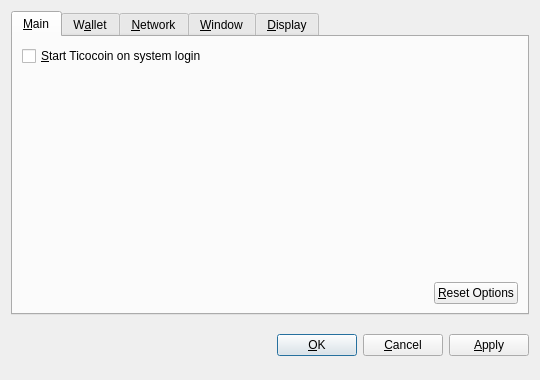
<?xml version="1.0" encoding="UTF-8"?>
<ui version="4.0">
 <class>OptionsDialog</class>
 <widget class="QDialog" name="OptionsDialog">
  <property name="geometry">
   <rect>
    <x>0</x>
    <y>0</y>
    <width>540</width>
    <height>380</height>
   </rect>
  </property>
  <property name="windowTitle">
   <string>Options</string>
  </property>
  <property name="modal">
   <bool>true</bool>
  </property>
  <layout class="QVBoxLayout" name="verticalLayout">
   <item>
    <widget class="QTabWidget" name="tabWidget">
     <property name="tabPosition">
      <enum>QTabWidget::North</enum>
     </property>
     <property name="currentIndex">
      <number>0</number>
     </property>
     <widget class="QWidget" name="tabMain">
      <attribute name="title">
       <string>&amp;Main</string>
      </attribute>
      <layout class="QVBoxLayout" name="verticalLayout_Main">
       <item>
        <widget class="QCheckBox" name="bitcoinAtStartup">
         <property name="toolTip">
          <string>Automatically start Ticocoin after logging in to the system.</string>
         </property>
         <property name="text">
          <string>&amp;Start Ticocoin on system login</string>
         </property>
        </widget>
       </item>
       <item>
        <spacer name="verticalSpacer_Main">
         <property name="orientation">
          <enum>Qt::Vertical</enum>
         </property>
         <property name="sizeHint" stdset="0">
          <size>
           <width>20</width>
           <height>40</height>
          </size>
         </property>
        </spacer>
       </item>
       <item>
        <layout class="QHBoxLayout" name="horizontalLayout_2_Main">
         <item>
          <spacer name="horizontalSpacer_2_Main">
           <property name="orientation">
            <enum>Qt::Horizontal</enum>
           </property>
           <property name="sizeHint" stdset="0">
            <size>
             <width>40</width>
             <height>20</height>
            </size>
           </property>
          </spacer>
         </item>
         <item>
          <widget class="QPushButton" name="resetButton">
           <property name="toolTip">
            <string>Reset all client options to default.</string>
           </property>
           <property name="text">
            <string>&amp;Reset Options</string>
           </property>
           <property name="autoDefault">
            <bool>false</bool>
           </property>
          </widget>
         </item>
        </layout>
       </item>
      </layout>
     </widget>
     <widget class="QWidget" name="tabWallet">
      <attribute name="title">
       <string>W&amp;allet</string>
      </attribute>
      <layout class="QVBoxLayout" name="verticalLayout_Network">
       <item>
        <widget class="QLabel" name="transactionFeeInfoLabel">
         <property name="text">
          <string>Optional transaction fee per kB that helps make sure your transactions are processed quickly. Most transactions are 1 kB.</string>
         </property>
         <property name="textFormat">
          <enum>Qt::PlainText</enum>
         </property>
         <property name="wordWrap">
          <bool>true</bool>
         </property>
        </widget>
       </item>
       <item>
        <layout class="QHBoxLayout" name="horizontalLayout_1_Main">
         <item>
          <widget class="QLabel" name="transactionFeeLabel">
           <property name="text">
            <string>Pay transaction &amp;fee</string>
           </property>
           <property name="textFormat">
            <enum>Qt::PlainText</enum>
           </property>
           <property name="buddy">
            <cstring>transactionFee</cstring>
           </property>
          </widget>
         </item>
         <item>
          <widget class="BitcoinAmountField" name="transactionFee"/>
         </item>
         <item>
          <spacer name="horizontalSpacer_1_Main">
           <property name="orientation">
            <enum>Qt::Horizontal</enum>
           </property>
           <property name="sizeHint" stdset="0">
            <size>
             <width>40</width>
             <height>20</height>
            </size>
           </property>
          </spacer>
         </item>
        </layout>
       </item>
       <item>
        <widget class="QLabel" name="label">
         <property name="text">
          <string>If you disable the spending of unconfirmed change, the change from a transaction cannot be used until that transaction has at least one confirmation. This also affects how your balance is computed.</string>
         </property>
         <property name="wordWrap">
          <bool>true</bool>
         </property>
        </widget>
       </item>
       <item>
        <widget class="QCheckBox" name="spendZeroConfChange">
         <property name="text">
          <string>Spend unconfirmed change  (experts only)</string>
         </property>
        </widget>
       </item>
       <item>
        <spacer name="verticalSpacer">
         <property name="orientation">
          <enum>Qt::Vertical</enum>
         </property>
         <property name="sizeHint" stdset="0">
          <size>
           <width>20</width>
           <height>40</height>
          </size>
         </property>
        </spacer>
       </item>
      </layout>
     </widget>
     <widget class="QWidget" name="tabNetwork">
      <attribute name="title">
       <string>&amp;Network</string>
      </attribute>
      <layout class="QVBoxLayout" name="verticalLayout_Network">
       <item>
        <widget class="QCheckBox" name="mapPortUpnp">
         <property name="toolTip">
          <string>Automatically open the Ticocoin client port on the router. This only works when your router supports UPnP and it is enabled.</string>
         </property>
         <property name="text">
          <string>Map port using &amp;UPnP</string>
         </property>
        </widget>
       </item>
       <item>
        <widget class="QCheckBox" name="connectSocks">
         <property name="toolTip">
          <string>Connect to the Ticocoin network through a SOCKS proxy (e.g. when connecting through Tor).</string>
         </property>
         <property name="text">
          <string>&amp;Connect through SOCKS proxy:</string>
         </property>
        </widget>
       </item>
       <item>
        <layout class="QHBoxLayout" name="horizontalLayout_Network">
         <item>
          <widget class="QLabel" name="proxyIpLabel">
           <property name="text">
            <string>Proxy &amp;IP:</string>
           </property>
           <property name="textFormat">
            <enum>Qt::PlainText</enum>
           </property>
           <property name="buddy">
            <cstring>proxyIp</cstring>
           </property>
          </widget>
         </item>
         <item>
          <widget class="QValidatedLineEdit" name="proxyIp">
           <property name="maximumSize">
            <size>
             <width>140</width>
             <height>16777215</height>
            </size>
           </property>
           <property name="toolTip">
            <string>IP address of the proxy (e.g. 127.0.0.1)</string>
           </property>
          </widget>
         </item>
         <item>
          <widget class="QLabel" name="proxyPortLabel">
           <property name="text">
            <string>&amp;Port:</string>
           </property>
           <property name="textFormat">
            <enum>Qt::PlainText</enum>
           </property>
           <property name="buddy">
            <cstring>proxyPort</cstring>
           </property>
          </widget>
         </item>
         <item>
          <widget class="QLineEdit" name="proxyPort">
           <property name="maximumSize">
            <size>
             <width>55</width>
             <height>16777215</height>
            </size>
           </property>
           <property name="toolTip">
            <string>Port of the proxy (e.g. 9050)</string>
           </property>
          </widget>
         </item>
         <item>
          <widget class="QLabel" name="socksVersionLabel">
           <property name="text">
            <string>SOCKS &amp;Version:</string>
           </property>
           <property name="textFormat">
            <enum>Qt::PlainText</enum>
           </property>
           <property name="buddy">
            <cstring>socksVersion</cstring>
           </property>
          </widget>
         </item>
         <item>
          <widget class="QValueComboBox" name="socksVersion">
           <property name="toolTip">
            <string>SOCKS version of the proxy (e.g. 5)</string>
           </property>
          </widget>
         </item>
         <item>
          <spacer name="horizontalSpacer_Network">
           <property name="orientation">
            <enum>Qt::Horizontal</enum>
           </property>
           <property name="sizeHint" stdset="0">
            <size>
             <width>40</width>
             <height>20</height>
            </size>
           </property>
          </spacer>
         </item>
        </layout>
       </item>
       <item>
        <spacer name="verticalSpacer_Network">
         <property name="orientation">
          <enum>Qt::Vertical</enum>
         </property>
         <property name="sizeHint" stdset="0">
          <size>
           <width>20</width>
           <height>40</height>
          </size>
         </property>
        </spacer>
       </item>
      </layout>
     </widget>
     <widget class="QWidget" name="tabWindow">
      <attribute name="title">
       <string>&amp;Window</string>
      </attribute>
      <layout class="QVBoxLayout" name="verticalLayout_Window">
       <item>
        <widget class="QCheckBox" name="minimizeToTray">
         <property name="toolTip">
          <string>Show only a tray icon after minimizing the window.</string>
         </property>
         <property name="text">
          <string>&amp;Minimize to the tray instead of the taskbar</string>
         </property>
        </widget>
       </item>
       <item>
        <widget class="QCheckBox" name="minimizeOnClose">
         <property name="toolTip">
          <string>Minimize instead of exit the application when the window is closed. When this option is enabled, the application will be closed only after selecting Quit in the menu.</string>
         </property>
         <property name="text">
          <string>M&amp;inimize on close</string>
         </property>
        </widget>
       </item>
       <item>
        <spacer name="verticalSpacer_Window">
         <property name="orientation">
          <enum>Qt::Vertical</enum>
         </property>
         <property name="sizeHint" stdset="0">
          <size>
           <width>20</width>
           <height>40</height>
          </size>
         </property>
        </spacer>
       </item>
      </layout>
     </widget>
     <widget class="QWidget" name="tabDisplay">
      <attribute name="title">
       <string>&amp;Display</string>
      </attribute>
      <layout class="QVBoxLayout" name="verticalLayout_Display">
       <item>
        <layout class="QHBoxLayout" name="horizontalLayout_1_Display">
         <item>
          <widget class="QLabel" name="langLabel">
           <property name="text">
            <string>User Interface &amp;language:</string>
           </property>
           <property name="textFormat">
            <enum>Qt::PlainText</enum>
           </property>
           <property name="buddy">
            <cstring>lang</cstring>
           </property>
          </widget>
         </item>
         <item>
          <widget class="QValueComboBox" name="lang">
           <property name="toolTip">
            <string>The user interface language can be set here. This setting will take effect after restarting Ticocoin.</string>
           </property>
          </widget>
         </item>
        </layout>
       </item>
       <item>
        <layout class="QHBoxLayout" name="horizontalLayout_2_Display">
         <item>
          <widget class="QLabel" name="unitLabel">
           <property name="text">
            <string>&amp;Unit to show amounts in:</string>
           </property>
           <property name="textFormat">
            <enum>Qt::PlainText</enum>
           </property>
           <property name="buddy">
            <cstring>unit</cstring>
           </property>
          </widget>
         </item>
         <item>
          <widget class="QValueComboBox" name="unit">
           <property name="toolTip">
            <string>Choose the default subdivision unit to show in the interface and when sending coins.</string>
           </property>
          </widget>
         </item>
        </layout>
       </item>
       <item>
        <widget class="QCheckBox" name="displayAddresses">
         <property name="toolTip">
          <string>Whether to show Ticocoin addresses in the transaction list or not.</string>
         </property>
         <property name="text">
          <string>&amp;Display addresses in transaction list</string>
         </property>
        </widget>
       </item>
       <item>
        <widget class="QCheckBox" name="coinControlFeatures">
         <property name="toolTip">
          <string>Whether to show coin control features or not.</string>
         </property>
         <property name="text">
          <string>Display coin &amp;control features (experts only!)</string>
         </property>
        </widget>
       </item>
       <item>
        <spacer name="verticalSpacer_Display">
         <property name="orientation">
          <enum>Qt::Vertical</enum>
         </property>
         <property name="sizeHint" stdset="0">
          <size>
           <width>20</width>
           <height>40</height>
          </size>
         </property>
        </spacer>
       </item>
      </layout>
     </widget>
    </widget>
   </item>
   <item>
    <layout class="QHBoxLayout" name="horizontalLayout_Buttons">
     <item>
      <spacer name="horizontalSpacer_1">
       <property name="orientation">
        <enum>Qt::Horizontal</enum>
       </property>
       <property name="sizeHint" stdset="0">
        <size>
         <width>40</width>
         <height>48</height>
        </size>
       </property>
      </spacer>
     </item>
     <item>
      <widget class="QLabel" name="statusLabel">
       <property name="font">
        <font>
         <weight>75</weight>
         <bold>true</bold>
        </font>
       </property>
       <property name="text">
        <string/>
       </property>
       <property name="textFormat">
        <enum>Qt::PlainText</enum>
       </property>
       <property name="wordWrap">
        <bool>true</bool>
       </property>
      </widget>
     </item>
     <item>
      <spacer name="horizontalSpacer_2">
       <property name="orientation">
        <enum>Qt::Horizontal</enum>
       </property>
       <property name="sizeHint" stdset="0">
        <size>
         <width>40</width>
         <height>48</height>
        </size>
       </property>
      </spacer>
     </item>
     <item>
      <widget class="QPushButton" name="okButton">
       <property name="text">
        <string>&amp;OK</string>
       </property>
      </widget>
     </item>
     <item>
      <widget class="QPushButton" name="cancelButton">
       <property name="text">
        <string>&amp;Cancel</string>
       </property>
       <property name="autoDefault">
        <bool>false</bool>
       </property>
      </widget>
     </item>
     <item>
      <widget class="QPushButton" name="applyButton">
       <property name="text">
        <string>&amp;Apply</string>
       </property>
       <property name="autoDefault">
        <bool>false</bool>
       </property>
      </widget>
     </item>
    </layout>
   </item>
  </layout>
 </widget>
 <customwidgets>
  <customwidget>
   <class>BitcoinAmountField</class>
   <extends>QSpinBox</extends>
   <header>bitcoinamountfield.h</header>
  </customwidget>
  <customwidget>
   <class>QValueComboBox</class>
   <extends>QComboBox</extends>
   <header>qvaluecombobox.h</header>
  </customwidget>
  <customwidget>
   <class>QValidatedLineEdit</class>
   <extends>QLineEdit</extends>
   <header>qvalidatedlineedit.h</header>
  </customwidget>
 </customwidgets>
 <resources/>
 <connections/>
</ui>
